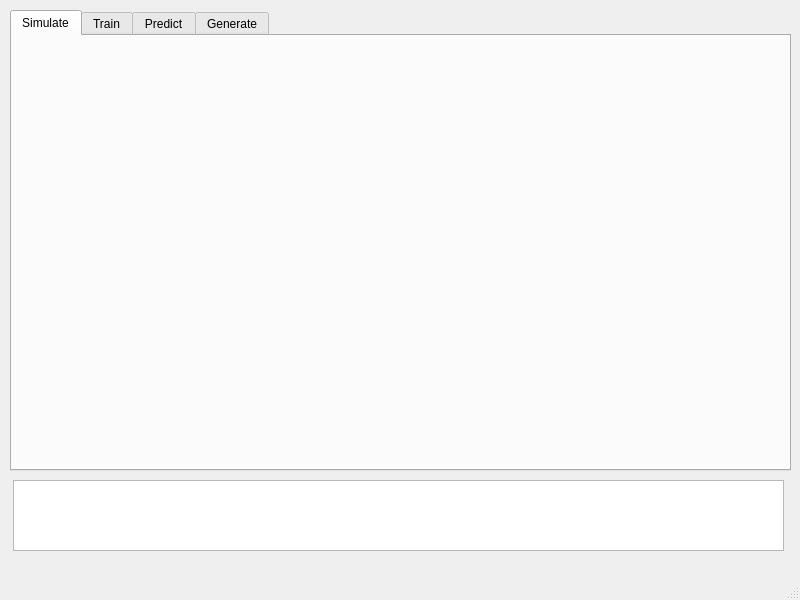
<?xml version="1.0" encoding="UTF-8"?>
<ui version="4.0">
 <class>MainWindow</class>
 <widget class="QMainWindow" name="MainWindow">
  <property name="geometry">
   <rect>
    <x>0</x>
    <y>0</y>
    <width>800</width>
    <height>600</height>
   </rect>
  </property>
  <property name="windowTitle">
   <string>MainWindow</string>
  </property>
  <widget class="QWidget" name="centralwidget">
   <widget class="QTabWidget" name="tabWidget">
    <property name="geometry">
     <rect>
      <x>10</x>
      <y>10</y>
      <width>781</width>
      <height>461</height>
     </rect>
    </property>
    <property name="currentIndex">
     <number>0</number>
    </property>
    <widget class="QWidget" name="tab">
     <property name="enabled">
      <bool>true</bool>
     </property>
     <attribute name="title">
      <string>Simulate</string>
     </attribute>
    </widget>
    <widget class="QWidget" name="tab_2">
     <attribute name="title">
      <string>Train</string>
     </attribute>
    </widget>
    <widget class="QWidget" name="tab_3">
     <attribute name="title">
      <string>Predict</string>
     </attribute>
    </widget>
    <widget class="QWidget" name="tab_4">
     <attribute name="title">
      <string>Generate</string>
     </attribute>
    </widget>
   </widget>
   <widget class="QTextEdit" name="textEdit">
    <property name="geometry">
     <rect>
      <x>13</x>
      <y>480</y>
      <width>771</width>
      <height>71</height>
     </rect>
    </property>
   </widget>
  </widget>
  <widget class="QMenuBar" name="menubar">
   <property name="geometry">
    <rect>
     <x>0</x>
     <y>0</y>
     <width>800</width>
     <height>22</height>
    </rect>
   </property>
  </widget>
  <widget class="QStatusBar" name="statusbar"/>
 </widget>
 <resources/>
 <connections/>
</ui>
